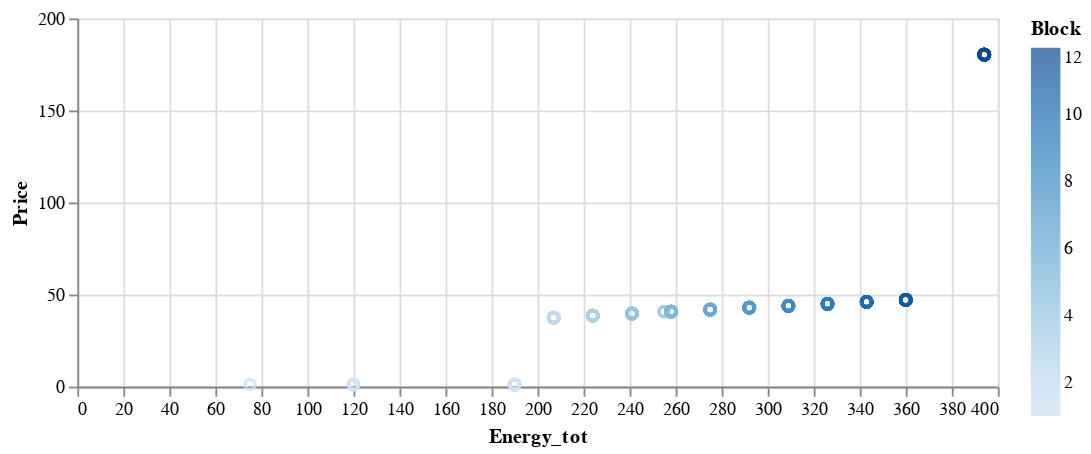

The notebook cell this image was saved under:
### Code cell
alt.Chart(df_plot2).mark_point().encode(
    x='Energy_tot', 
    y='Price',
    color='Block',
    tooltip='Block'
).properties(
    width=500,
    height=200)

### Figure 1 — Vega-Lite specification as saved in the notebook (floating-point values rounded to 4 significant figures; data arrays with more than 128 entries replaced by an {"elided": "..."} marker saying what was removed)
{"config": {"view": {"continuousWidth": 400, "continuousHeight": 300}}, "data": {"name": "data-22f09e9c11c4aa5604d510cbcae51f5a"}, "mark": "point", "encoding": {"color": {"type": "quantitative", "field": "Block"}, "tooltip": {"type": "quantitative", "field": "Block"}, "x": {"type": "quantitative", "field": "Energy_tot"}, "y": {"type": "quantitative", "field": "Price"}}, "height": 200, "width": 500, "$schema": "https://vega.github.io/schema/vega-lite/v4.8.1.json", "datasets": {"data-22f09e9c11c4aa5604d510cbcae51f5a": {"elided": "199 records"}}}
